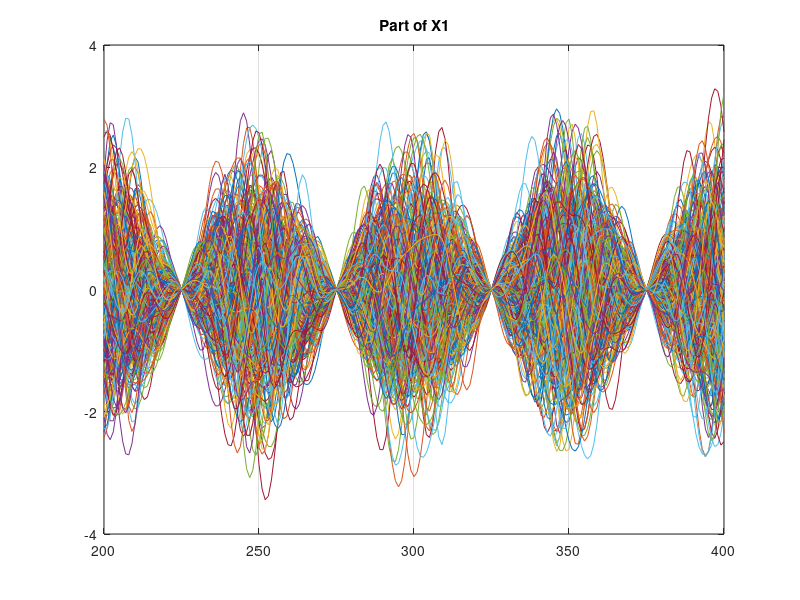
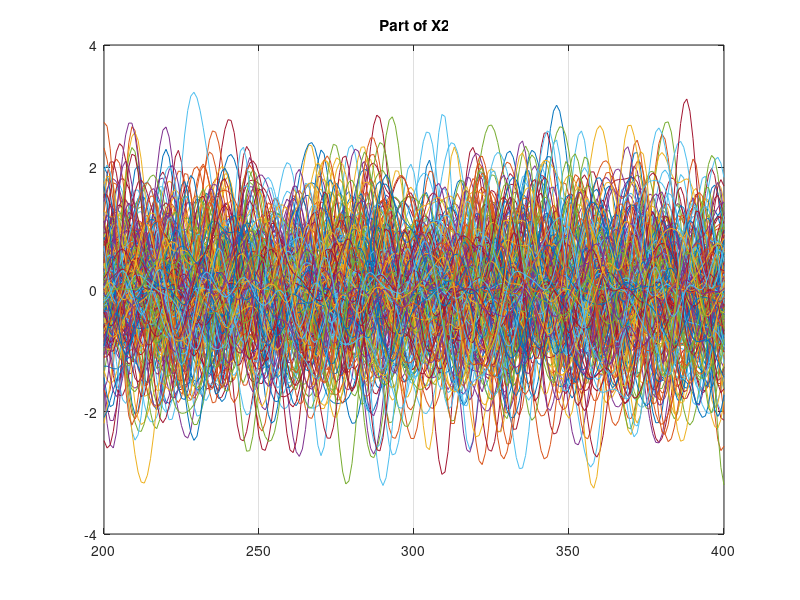
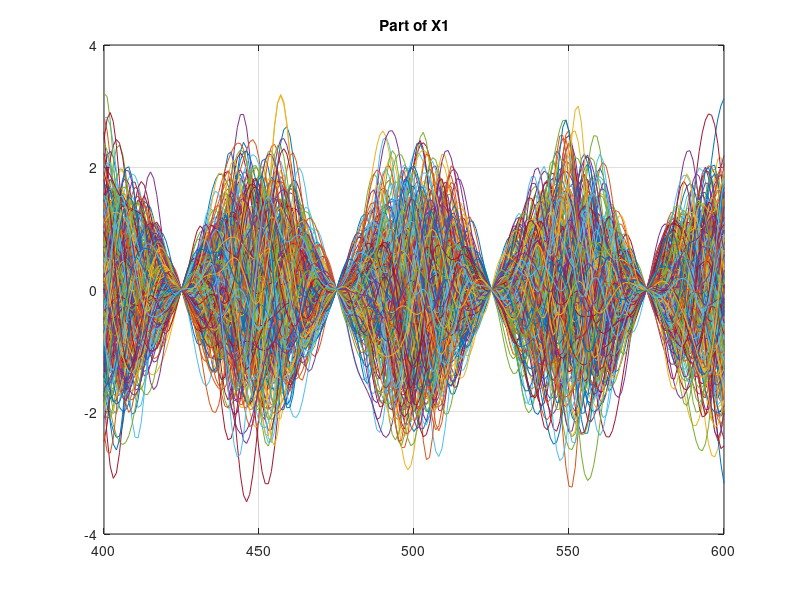
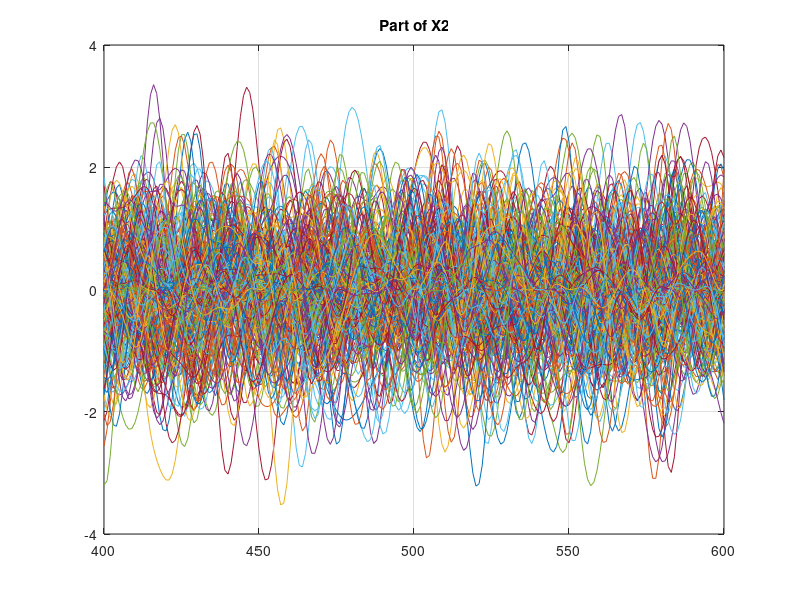

Here is the MATLAB script that generated these plots, in order:
%%%%%%%%%%%%%%%%%%%%%%%%%%%%%%%%%%%%%%%%%%%%%%%%%%%%%%%%%%%%%%%%%%%%%
% Mfile for the demostration of modulated WSS stochastic processes  %
%          with and without random phase                            %
%                                                                   %
% A. P. Liavas, March 17, 2026                                      %
%%%%%%%%%%%%%%%%%%%%%%%%%%%%%%%%%%%%%%%%%%%%%%%%%%%%%%%%%%%%%%%%%%%%%


%%%%%%%%%%%%%%%%%%%%%%%%%%%%%%%%%%%%%%%%%%%%%%%%%%%%%%%%%%%%%%%%%%%%%%%%%%%%%%%%
% In the following, I focus on simplicity and not on efficiency of the code...
%%%%%%%%%%%%%%%%%%%%%%%%%%%%%%%%%%%%%%%%%%%%%%%%%%%%%%%%%%%%%%%%%%%%%%%%%%%%%%%%

clear, clc, clf, %close all

%%%%%%%%%%%%%%%%%%%%%%%%%%%%%%%%%%%%%%%%%%%%%%%%%%%%%%%%%%%%%%%%%%%%%%%%%%%%%%%%%%%%%%%
% Generation of realizations of stationary random process via filtering of white noise
%%%%%%%%%%%%%%%%%%%%%%%%%%%%%%%%%%%%%%%%%%%%%%%%%%%%%%%%%%%%%%%%%%%%%%%%%%%%%%%%%%%%%%%

% Design a lowpass filter
n = 101; % length of impulse responses
% Design filter
f = [0 0.1 0.2 1]; m = [1 1 0 0];          % Specifications
h(:,1) = fir2(n, f, m); h = h/norm(h);     % Normalize impulse response

%%%%%%%%%%%%%%%%%%%%%%%%%%%%%%%%%%%%%%%%%%
% Generate and filter white noise
%%%%%%%%%%%%%%%%%%%%%%%%%%%%%%%%%%%%%%%%%%

R = 300;      % number of realizations - "play" with R
F_0 = .01;    % Frequency of the sinusoid (we are in discrete time and frequency...) - "play" with F_0
N = 1000;

for iR = 1:R
    W(:,iR) = randn(N, 1);           % Generate realization of common input white noise
    X(:,iR) = conv(W(:,iR), h);      % Compute output of h
    cos_term(:,1) = cos(2 * pi * F_0 * [1:length(X(:,iR))]);  % Generate sinusoid with NO phase
    Y1(:,iR) = X(:,iR) .* cos_term;  % Modulation with sinusoidal signal with NO phase
    Phi = 2 * pi * rand;
    cos_term(:,1) = cos(2 * pi * F_0 * [1:length(X(:,iR))] + Phi);  % Generate sinusoid with uniform phase
    Y2(:,iR) = X(:,iR) .* cos_term;   % Modulation with sinusoidal signal with uniform PHASE
end


% We observe the modulated signals through different time windows - what do you observe?
% First time window
t1 = 200;
t2 = 400;
figure(1), plot([t1:t2], Y1(t1:t2,:)), title('Part of X1'), grid on
figure(2), plot([t1:t2], Y2(t1:t2,:)), title('Part of X2'), grid on
fprintf('\nWe plot realizations of modulated WSS X(t). First time window...')


% Second time window
t1 = 400;
t2 = 600;
figure(3), plot([t1:t2], Y1(t1:t2,:)), title('Part of X1'), grid on
figure(4), plot([t1:t2], Y2(t1:t2,:)), title('Part of X2'), grid on
fprintf('\nWe plot realizations of modulated WSS X(t). Second time window...')

% Third time window
t1 = 600;
t2 = 800;
figure(5), plot([t1:t2], Y1(t1:t2,:)), title('Part of X1'), grid on
figure(6), plot([t1:t2], Y2(t1:t2,:)), title('Part of X2'), grid on
fprintf('\nWe plot realizations of modulated WSS X(t). Third time window...\n')
